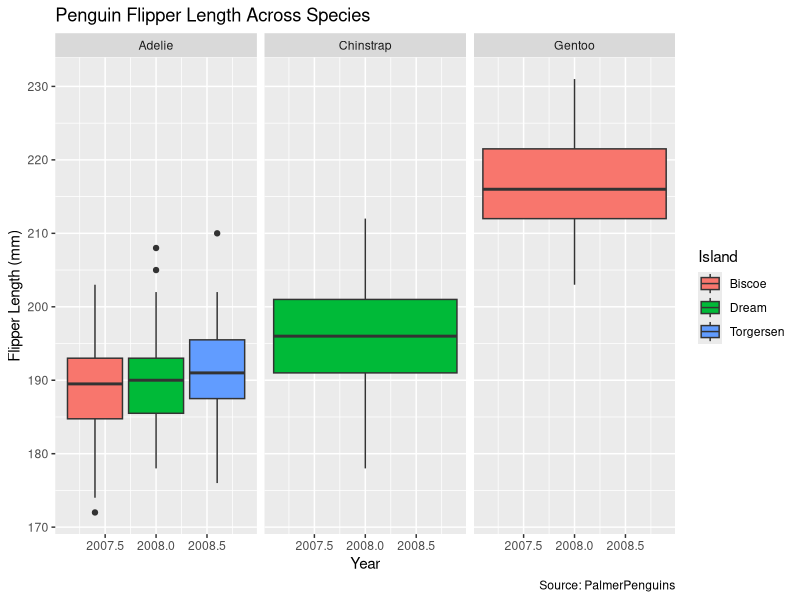

The R script that drew this image:
#### Practice rstatix ####
#### Created by: Vivian Vy Le ####
#### Updated on: 2022-03-29 ####

#### load library ####
library(rstatix)
library(ggpubr)
library(tidyverse)
library(ggplot2)
library(palmerpenguins)

#### load data ####
view(penguins)
view(ToothGrowth)
view(mpg)

#### testing functions ####
stats<-penguins %>%
  group_by(species) %>%
  get_summary_stats(bill_length_mm, bill_depth_mm, body_mass_g, flipper_length_mm, type = "full")
view(stats)
# type is the type of summary statstics 
# type = common, common values for stats
# type = full, calcualtes for all descriptive stats


outliers <- penguins %>%
  group_by(species) %>%
  identify_outliers(bill_length_mm)
view(outliers)
#only allows one variable name for detecting outliers
  
normality <- penguins %>%
  group_by(species) %>%
  shapiro_test(bill_length_mm, bill_depth_mm, body_mass_g, flipper_length_mm)
view(normality)

#shaprio_test() and mshapiro_test() are the same functions, can use either or

test_tooth <- ToothGrowth %>%
  t_test(len ~ 1, mu = 0)
view(test_tooth)
#one-stats t test, comparing to the normal distribution
# x ~ group
# x is a numeric variable, group is a factor with one or multiple levels
# mu = mean
  
test_pen <- penguins %>%
  t_test(flipper_length_mm ~ 1, mu = 0)
view(test_pen)
  
test_paired <- ToothGrowth %>%
  t_test(len ~ supp)
view(test_paired)

#len is a variable
#supp is at least two categories
#example above is a paired
#if unpaired, add paired = FALSE after the formula

tooth_anova <- ToothGrowth %>%
  anova_test(len ~ dose)
view(tooth_anova)

group_tooth <- ToothGrowth %>%
  group_by(supp) %>%
  anova_test(len ~ dose)
view(group_tooth)
# supp is a categorical column
# len is a variable
# dos = dosage that is fixed values between 0.5, 1.0, and 2.0

## testing anova test with penguins data
penguins_clean <- penguins %>%
  drop_na()
view(penguins_clean)

anova_pen<-penguins_clean %>%
  group_by(species) %>%
  anova_test(year ~ flipper_length_mm)
view(anova_pen)
get_anova_table(anova_pen, correction = "GG")
#can use get_anova_table to save anova data as a tibble in the console
#may need to drop NA's before using ANOVA testing



#example of two-way anova
twoanovapen <- penguins_clean %>%
  group_by(species) %>%
  anova_test(year ~ bill_length_mm*bill_depth_mm)
view(twoanovapen)
get_anova_table(twoanovapen) #calls the anova table in the console

#example of one-way anova
oneanovapens <- penguins %>%
  anova_test(year ~ flipper_length_mm)
view(oneanovapens)
#without dropping NAs, the warning message is NA detected in rows: 4272, removing this rows before the analysis

#grouped one-way anova test
group_anova <- penguins_clean %>%
  group_by(species) %>%
  anova_test(year ~ flipper_length_mm) %>%
  adjust_pvalue() %>%
  add_significance("p.adj")
view(group_anova)

#anova_sex <- penguins_clean %>% anova_test(sex ~ flipper_length_mm)
#cant use anova with sex


## plotting

plot <- ggplot() +
  geom_boxplot(penguins_clean, mapping = aes(x = year, y = flipper_length_mm, fill = island )) +
  facet_wrap(~species) +
  labs(title = "Penguin Flipper Length Across Species",
       x = "Year",
       y = "Flipper Length (mm)",
       fill = "Island",
       caption = "Source: PalmerPenguins")



## functions for the group project that worked
#get_summary_stats
#sharpio_test
#t_test()
#anova_test()
